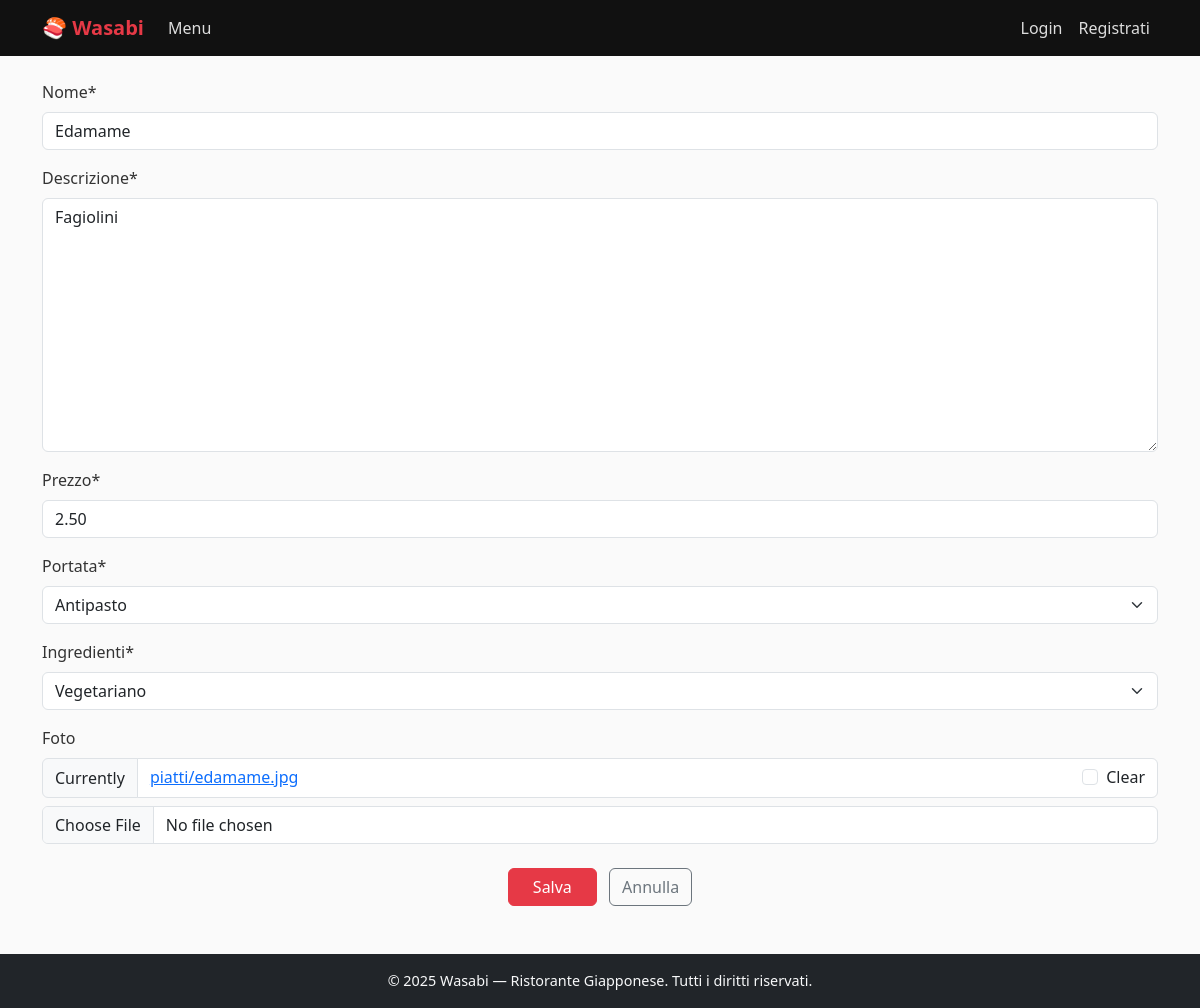
Screenshot of /takeaway/modifica_piatto/14 with the database file from the repository.
### takeaway/models.py (models this page shows, shortened)
class Piatto(models.Model):
    PORTATA_CHOICES = [
        ('antipasto', 'Antipasto'),
        ('primo', 'Primo'),
        ('secondo', 'Secondo'),
        ('dessert', 'Dessert'),
    ]
    INGREDIENTI_CHOICES = [
        ('carne', 'Carne'),
        ('pesce', 'Pesce'),
        ('vegano', 'Vegano'),
        ('vegetariano', 'Vegetariano'),
    ]
    nome = models.CharField(max_length=100)
    descrizione = models.TextField()
    prezzo = models.DecimalField(max_digits=6, decimal_places=2)
    portata = models.CharField(max_length=20, choices=PORTATA_CHOICES, default='primo')
    ingredienti = models.CharField(max_length=20, choices=INGREDIENTI_CHOICES, default='carne')
    foto = models.ImageField(upload_to='piatti/', blank=True, null=True)
    class Meta:
        verbose_name_plural = "Piatti"

### takeaway/views.py (the view)
# urls.py: path("modifica_piatto/<int:pk>", PiattoUpdate.as_view(), name="piatto_update"),
class PiattoUpdate(GroupRequiredMixin, UpdateView):
    group_required = ["Dipendenti"]
    model = Piatto
    form_class = PiattoForm
    template_name = "takeaway/piatto/piatto_update.html"
    success_url = reverse_lazy("takeaway:piatti")

### takeaway/forms.py (shortened to what this page needs)
class PiattoForm(forms.ModelForm):
    class Meta:
        model = Piatto
        fields = ["nome", "descrizione", "prezzo", "portata", "ingredienti", "foto"]

### takeaway/templates/takeaway/piatto/piatto_update.html (shortened to what this page needs)
{% extends "base.html" %}
{% load crispy_forms_tags %}
{% block content %}
    <form method="post" enctype="multipart/form-data">
        {{ form|crispy }}
        <div class="mt-4 text-center">
            <button type="submit" class="btn btn-success px-4">Salva</button>
            <a href="{% url 'takeaway:piatti' %}" class="btn btn-outline-secondary ms-2">Annulla</a>
        </div>
    </form>
{% endblock %}

### static/css/style.css (style rules this page uses)
body { font-family: 'Segoe UI', Tahoma, Geneva, Verdana, sans-serif; background-color: #fafafa; color: #333; }
.btn-success { background-color: #e63946; border-color: #e63946; }

### rows the page displays
Piatto: nome "Edamame", descrizione "Fagiolini", prezzo "2.50", portata "Antipasto", ingredienti "Vegetariano"
